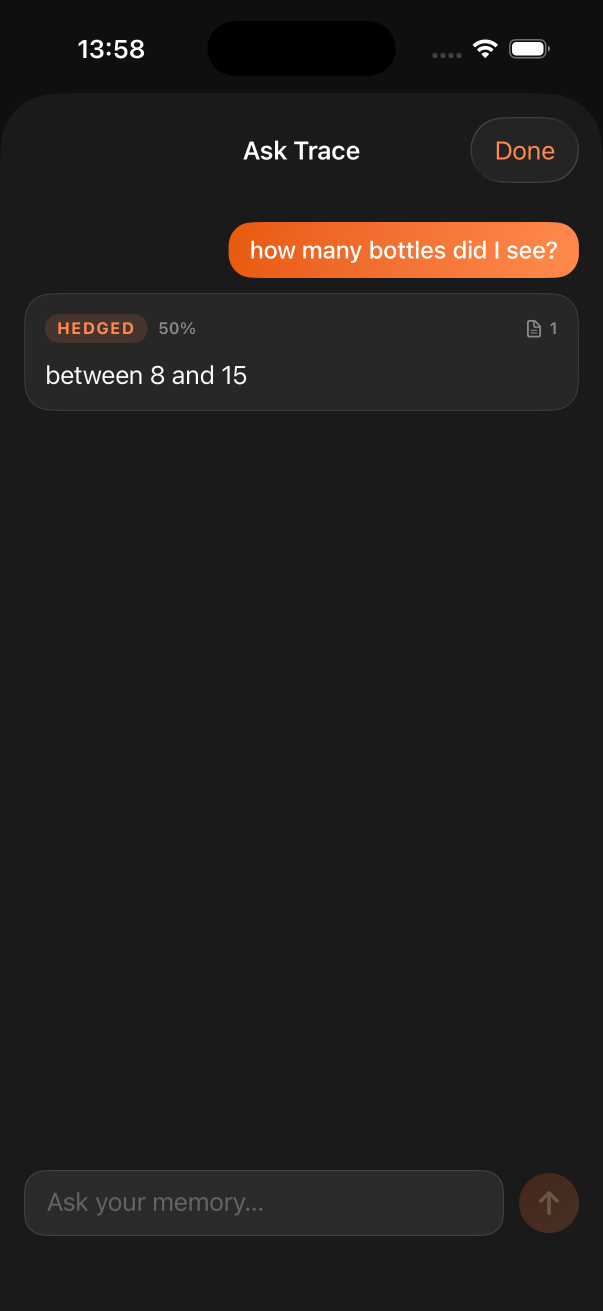
#> input picture pitch/app-shots/ask-thread-live-answer.png, 1206 x 2622 px (shown at 1/2 size)
$ python -i spatial_localizer.py   (imports and definitions only)
#> lines starting #> are read from the running program, lines starting #| are printed output that depends on the picture
#!/usr/bin/env python3
"""Spatial Localizer — binding keystone for the TRACE perception engine.

For each frame emits narrow, context-free facts WITH location:
  (a) OCR text tokens + their normalized bboxes   (via ocrmac / Apple Vision)
  (b) Dominant colour regions + their normalized bboxes  (PIL + numpy grid blob)

Output: data/walks/<session>/memory/localized_facts.json
Schema:
  [{"t": 2.0, "frame": "...", "facts": [
      {"kind": "text",   "value": "RONTGEN", "bbox": [x, y, w, h]},
      {"kind": "colour", "value": "blue",    "bbox": [x, y, w, h]}
  ]}]

Entrypoint: localize(frames: list[str]) -> str   (returns output path)
Self-test:  python spatial_localizer.py --self-test
CLI:        python spatial_localizer.py --frames-dir DIR --out OUTPUT.json

LABOR NOTE: skeleton drafted by qwen2.5-coder:14b, corrected + verified by Claude.
"""
from __future__ import annotations
import argparse
import json
import os
import re
import sys

import numpy as np
from PIL import Image


# ---------------------------------------------------------------------------
# helpers
# ---------------------------------------------------------------------------

def time_of(path: str) -> float:
    m = re.search(r"_(\d+\.\d+)s", os.path.basename(path))
    return float(m.group(1)) if m else 0.0


# [15 lines left out: function ocr_facts, not called in this run]


def _name_colour(h: float, s: float, v: float) -> str:
    """Name a colour from HSV where h/s/v are in PIL uint8 range (0-255).

    HSV in PIL: H=0-255 wraps full circle (0=red, 43=yellow, 85=green,
    128=cyan, 170=blue, 213=magenta, 255=red again).
    S=0 means grey/white/black (check V).
    """
    # Achromatic check
    if s < 40:           # low saturation
        if v < 60:
            return "black"
        elif v < 170:
            return "grey"
        else:
            return "white"
    # Chromatic — map H 0-255 to named colour
    if h < 11 or h >= 245:
        return "red"
    elif h < 22:
        return "orange"
    elif h < 43:
        return "yellow"
    elif h < 85:
        return "green"
    elif h < 106:
        return "cyan"
    elif h < 149:
        return "blue"
    elif h < 180:
        return "purple"
    elif h < 213:
        return "pink"
    elif h < 245:
        return "red"   # magenta-red wrap
    return "grey"


def colour_facts(img_path: str, grid_n: int = 8) -> list[dict]:
    """Detect dominant colour regions; return list of colour facts with normalized bboxes."""
#> called with grid_n = 8
    try:
        img = Image.open(img_path).convert("RGB")
        w, h = img.size
#> w = 1206; h = 2622
        scale = min(1.0, 320 / w)
#> scale = 0.265
        nw, nh = max(1, int(w * scale)), max(1, int(h * scale))
#> nw = 320; nh = 695
        img_small = img.resize((nw, nh), Image.LANCZOS)
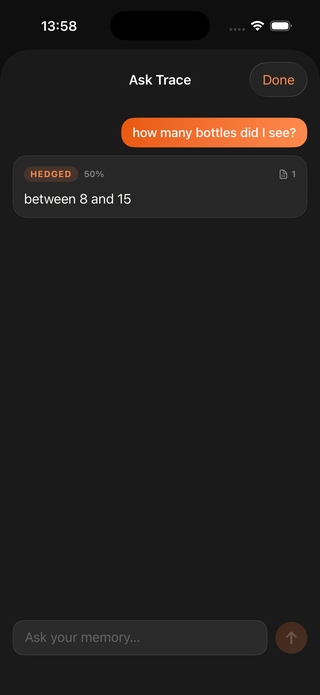
#> img_small: PIL image 320x695 RGB; mean R, G, B 33.5, 30.4, 28.9
        hsv = np.array(img_small.convert("HSV"))  # shape (nh, nw, 3) uint8
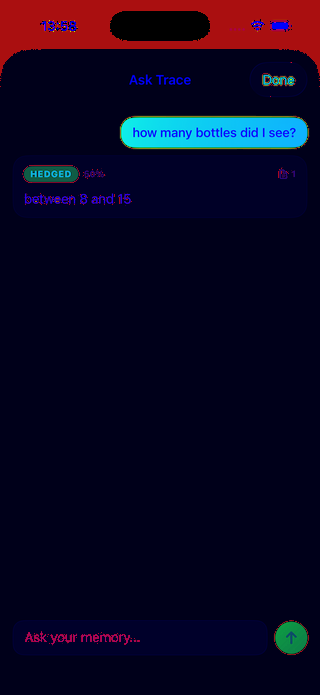
#> hsv: shape (695, 320, 3); mean R, G, B 11.5, 6.9, 33.6

        cell_h = nh // grid_n
#> cell_h = 86
        cell_w = nw // grid_n
#> cell_w = 40
        if cell_h < 1 or cell_w < 1:
            return []

        # Build colour grid[row, col]
        grid: list[list[str]] = []
        for row in range(grid_n):
            grid.append([])
            for col in range(grid_n):
                patch = hsv[row * cell_h:(row + 1) * cell_h,
                            col * cell_w:(col + 1) * cell_w]
                med = np.median(patch.reshape(-1, 3), axis=0)
                grid[row].append(_name_colour(float(med[0]), float(med[1]), float(med[2])))
#> after the loop, grid = 8 items

        # Connected-component merge of same-colour adjacent cells
        visited = [[False] * grid_n for _ in range(grid_n)]
        blobs: list[dict] = []

        for start_row in range(grid_n):
            for start_col in range(grid_n):
                if visited[start_row][start_col]:
                    continue
                colour = grid[start_row][start_col]
                stack = [(start_row, start_col)]
                cells = []
                while stack:
                    r, c = stack.pop()
                    if r < 0 or r >= grid_n or c < 0 or c >= grid_n:
                        continue
                    if visited[r][c]:
                        continue
                    if grid[r][c] != colour:
                        continue
                    visited[r][c] = True
                    cells.append((r, c))
                    for dr, dc in ((-1, 0), (1, 0), (0, -1), (0, 1)):
                        stack.append((r + dr, c + dc))

                if not cells:
                    continue

                min_row = min(r for r, _ in cells)
                max_row = max(r for r, _ in cells)
                min_col = min(c for _, c in cells)
                max_col = max(c for _, c in cells)

                # Convert grid coords to normalized image coords [x, y, w, h]
                # x = col direction, y = row direction
                bx = (min_col * cell_w) / nw
                by = (min_row * cell_h) / nh
                bw = ((max_col + 1) * cell_w) / nw - bx
                bh = ((max_row + 1) * cell_h) / nh - by

                blobs.append({
                    "kind": "colour",
                    "value": colour,
                    "bbox": [round(bx, 4), round(by, 4), round(bw, 4), round(bh, 4)],
                })
#> after the loop, blobs = 1 item; visited = 8 items

        return blobs

    except Exception as e:
        print(f"  colour_facts error {img_path}: {e}", file=sys.stderr)
        return []


# ---------------------------------------------------------------------------
# core entrypoint
# ---------------------------------------------------------------------------

# [100 lines left out: functions localize, main, not called in this run]


# [2 lines not run here, left out]

>>> result = colour_facts('../pitch/app-shots/ask-thread-live-answer.png')
#> result = 1 item
